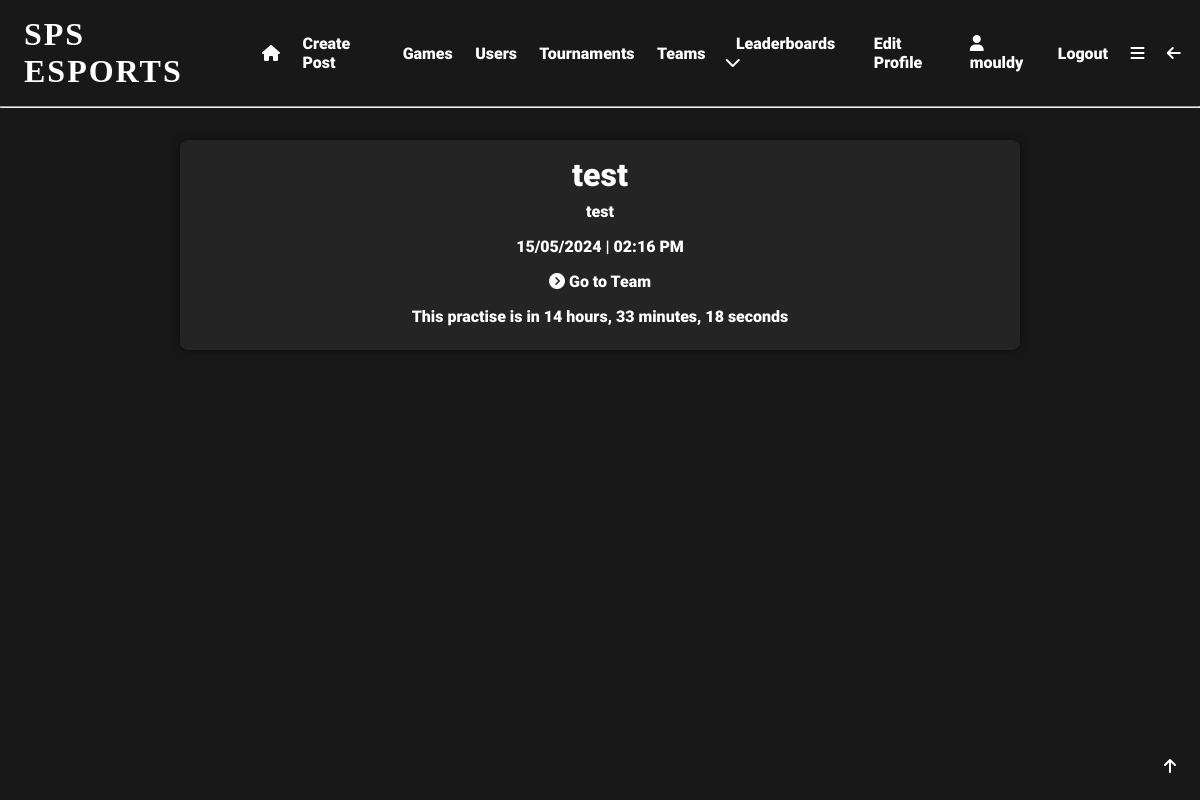
The page /practise/1 (signed in) on the database its author committed.
### app/models.py (models this page shows, shortened)
class User(UserMixin, db.Model):
    user_id = db.Column(db.Integer, primary_key=True)
    username = db.Column(db.String(64), index=True, unique=True)
    email = db.Column(db.String(120), index=True, unique=True)
    password_hash = db.Column(db.String(128), nullable=False)
    pfp = db.Column(db.String(140))
    user_bio = db.Column(db.String(140), default='New to SPS eSports!!!')
    pronouns = db.Column(db.String(64), nullable=True)
    skill_level = db.Column(db.String(64), default='Unsure')
    role = db.Column(db.String(64))
    grade = db.Column(db.String(64), nullable=True, default='Unsure')
    availability = db.Column(db.String(140), default='Unsure')
    teams = db.relationship('Teams', back_populates='user')
    team_users = db.relationship('TeamUsers', back_populates='user')
    posts = db.relationship('Posts', back_populates='user')
    likes = db.relationship('Likes', back_populates='user')
    tournaments = db.relationship('Tournaments', back_populates='user')
    favourite_games = db.relationship('FavouriteGames', back_populates='user')
    tournament_users = db.relationship('TournamentUsers', back_populates='user')
    comments = db.relationship('Comments', back_populates='user')
    matches = db.relationship('Matches', back_populates='user')
    match_users = db.relationship('MatchUsers', back_populates='user')
    following = db.relationship('Following', backref='user', foreign_keys='Following.user_id')
    followed = db.relationship('Following', foreign_keys='Following.following_id')
    sponsor = db.relationship('SponsoredUsers', backref='user', foreign_keys='SponsoredUsers.sponsor_id')
    sponsored = db.relationship('SponsoredUsers', foreign_keys='SponsoredUsers.sponsored_id')

class Practises(db.Model):
    practise_id = db.Column(db.Integer, primary_key=True, index=True, unique=True, nullable=False)
    practise_date = db.Column(db.Date, index=True, nullable=False)
    practise_time = db.Column(db.Time, index=True, nullable=False)
    practise_name = db.Column(db.String(64), index=True, unique=True)
    practise_description = db.Column(db.String(140), default='Team Practise')
    team_id = db.Column(db.Integer, db.ForeignKey('teams.team_id'), name='practise_team_id', nullable=False)
    team = db.relationship('Teams', back_populates='practises')

### app/routes.py (the view)
@app.route('/practise/<practise_id>')
@login_required
def practise(practise_id):
    practise = Practises.query.filter_by(practise_id=practise_id).first_or_404()
    team = Teams.query.filter_by(team_id=practise.team_id).first()
    user = current_user
    practise_datetime = dt.datetime.combine(practise.practise_date, practise.practise_time)
    print(practise_datetime)
    current_datetime = dt.datetime.now()
    if practise_datetime < current_datetime:
        past_practise = True
    else:
        past_practise = False
        time_to = practise_datetime - current_datetime
        time_to = str(timedelta(seconds=time_to.seconds))
        time_to = time_to.split(':')
        time_to = time_to[0] + ' hours, ' + time_to[1] + ' minutes, ' + time_to[2] + ' seconds '
    return render_template('practise.html', practise=practise, team=team, user=user, past_practise=past_practise, time_to=time_to)

### app/__init__.py (called while the page is built)
@app.template_filter('format_date')
def format_date(date):
    return date.strftime('%d/%m/%Y')

@app.template_filter('format_time')
def format_time(date):
    return date.strftime('%I:%M %p')

### app/models.py (called while the page is built)
@login.user_loader
def load_user(user_id):
    return User.query.get(int(user_id))  # returns the user id as an integer

### app/templates/practise.html
{% extends 'base.html' %}
{% block content %}
<div class="centre">
    <div class="gen-container">
        <h1>{{practise.practise_name}}</h1>
        <p>{{practise.practise_description}}</p>
        <p>{{practise.practise_date|format_date}} | {{practise.practise_time|format_time}}</p>
        <a href="{{url_for('team', team_id=team.team_id)}}"><i
                class="fa-solid fa-circle-chevron-right"></i>  Go to Team</a>
        {% if past_practise %}
        <p>This practise is over!</p>
        {% else %}
        <p>This practise is in {{time_to}}</p>
        {% endif %}
    </div>
</div>
{% endblock %}

### app/templates/base.html (shortened to what this page needs)
<!DOCTYPE html>
<html lang="en">
<head>
    <link rel="stylesheet" href="{{ url_for('static', filename='css/styles.css') }}">
</head>
<body>
  <div id="top" class="header">
      {% if current_user.is_anonymous %}
        <h1 onclick="location.href='login'">SPS ESPORTS</h1>
        <a href="{{ url_for('login') }}">Login</a>
        <a href="{{ url_for('register') }}">Register</a>
      {% else %}
        <h1 onclick="location.href='{{url_for('index')}}'">SPS ESPORTS</h1>
        <a href="{{ url_for('index') }}"><i class="fa-solid fa-house"></i></a>
        <a href="{{ url_for('create_post') }}">Create Post</a>
        <a href="{{ url_for('search') }}">Games</a>
        <a href="{{ url_for('user_search') }}">Users</a>
        <a href="{{ url_for('tournament_search') }}">Tournaments</a>
        <a href="{{url_for('team_search')}}">Teams</a>
        <div class="expand">
            <div class="expand-button">
                <a href="javascript:showDropdown()">Leaderboards  <i class="fa-solid fa-chevron-down"></i></a>
            </div>
        </div>
        <a href="{{ url_for('edit_profile') }}">Edit Profile</a>
        <a href="{{ url_for('user', username=current_user.username) }}"><i class="fa-solid fa-user"></i>   {{current_user.username}}</a>
        <a href="{{ url_for('logout') }}">Logout</a>
        <a href="javascript:showNavBar()"><i class="fa-solid fa-bars"></i></a>
        <a href="javascript:window.history.back();"><i class="fa-solid fa-arrow-left"></i></a>
      {% endif %}
  </div>
    <hr>
  <div class="topbutton">
    <a href="#top"><i class="fa-solid fa-arrow-up"></i></a>
  </div>
{% block content %} {% endblock %}
</body>
</html>

### app/static/css/styles.css (style rules this page uses)
* { margin: 0; padding: 0; box-sizing: border-box; scroll-behavior: smooth; scrollbar-width: thin; scrollbar-color: white var(--bg); }
body { background: var(--bg); color: white; }
:root { --accent: #e81c29; --bg: #181818; --bg2: #282828; --lightbg: rgba(255,255,255,0.05); }
.header { display:flex; align-items: center; padding: 1em 0.5em; }
.header a { padding: 0em 0.7em; font-family: 'Roboto'; font-size: 1em; text-decoration: none; transition: 0.5s; position: relative; transition: 0.3s; color: white; }
.header a::before { content: ''; position: absolute; width: 100%; height: 2px; left: 0; bottom: -2px; background-color: var(--accent); transform-origin: right; transform: scaleX(0); transition: transform 0.3s; }
.header h1 { box-shadow: inset 0 0 0 0 var(--bg); font-family: 'Nausea'; letter-spacing: 2px; padding: 0 0.5em; position: relative; transition: color 0.3s ease-in-out, box-shadow 0.3s ease-in-out; }
.expand { font-family: 'Roboto'; padding: 0.5em; position: relative; }
h1 { font-family: 'Roboto'; font-size: 2em; }
.centre h1 { text-align: center; }
.topbutton { position: fixed; bottom: 1em; right: 1em; padding: 0.5em; border-radius: 50%; background-color: var(--bg); color: white; font-family: 'Roboto'; font-size: 1em; transition: 0.5s; }
p { font-family: 'Roboto'; font-size: 1em; padding: 0.5em 0; }
a { color: white; text-decoration: none; transition: 0.5s; padding: 0.5em 0; position: relative; font-family: 'Roboto'; }
a::before { content: ''; position: absolute; width: 100%; height: 2px; left: 0; bottom: -2px; background-color: var(--accent); transform-origin: right; transform: scaleX(0); transition: transform 0.3s; }
.centre { display: flex; flex-flow: row wrap; align-items: center; justify-content: center; width: 100%; margin: 1em 0; }
.gen-container { display: flex; flex-flow: column wrap; align-items: center; justify-content: center; width: 70%; margin: 1em 0; font-family: 'Roboto'; background-color: var(--lightbg); padding: 1em; border-radius: 0.5em; box-shadow: 0 0 10px 0 rgba(0,0,0,0.5); }

### rows shown on the page
User: username "mouldy"
Practises: practise_name "test", practise_description "test", practise_date "15/05/2024", practise_time "02:16 PM"

### other values the page prints
{{ time_to }} "14 hours, 33 minutes, 18 seconds"
